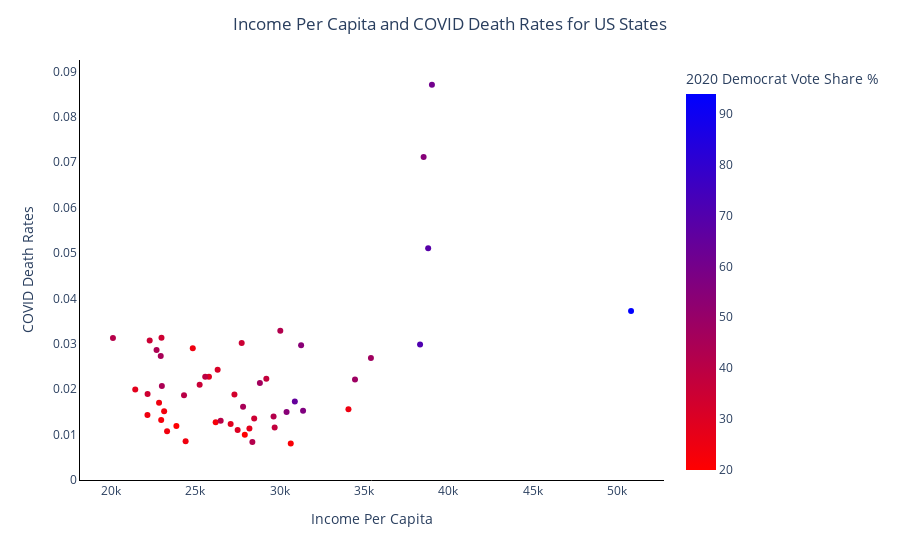

This figure's notebook cell:
### Code cell
# add bubble sizing with '% Δ in Dem. Votes'
# make another scatter plot next to it but with '% Δ in Rep. Votes'

fig = px.scatter(states_only, x='Income Per Capita', y='COVID Death Rates', color='2020 Democrat Vote Share %'
                , color_continuous_scale=px.colors.sequential.Bluered_r)
fig.layout.update(title_text='Income Per Capita and COVID Death Rates for US States', title_x = 0.5
                  ,showlegend=False, plot_bgcolor = "rgba(0,0,0,0)"
                  , xaxis = dict(showgrid = True, visible = True, linecolor="black")
                  , yaxis = dict(linecolor="black", showgrid=True, visible = True, rangemode = 'tozero'))
fig.show()

### Figure 1 — Plotly figure (JSON) as saved in the notebook; plotly's stock layout.template omitted (floating-point values rounded to 4 significant figures)
{"data": [{"hovertemplate": "Income Per Capita=%{x}<br>COVID Death Rates=%{y}<br>2020 Democrat Vote Share %=%{marker.color}<extra></extra>", "legendgroup": "", "marker": {"color": [34.21, 28.11, 43.65, 54.47, 41.75, 68.69, 94, 54.27, 35.7, 35.05, 64.85, 34.43, 24.09, 32.6, 29.12, 22.74, 24.52, 34.29, 60.88, 47.58, 46.87, 38.83, 37.68, 22.75, 41.21, 28.71, 40.35, 24.78, 19.88, 48.43, 54.94, 44.37, 27.75, 42.18, 31.12, 20.27, 40.39, 35.05, 71.13, 45.24, 29.66, 23.7, 24.53, 24.22, 37.38, 56.81, 45.22, 41.97, 24.31, 21.77], "coloraxis": "coloraxis", "symbol": "circle"}, "mode": "markers", "name": "", "orientation": "v", "showlegend": false, "type": "scatter", "x": [22180.0, 21450.0, 22710.0, 30420.0, 29650.0, 38810.0, 50832, 31280.0, 25270.0, 22310.0, 30910.0, 28500.0, 23335, 27330.0, 25820.0, 26220.0, 22170.0, 23000.0, 39030.0, 35420.0, 28840.0, 25600.0, 29710.0, 22990.0, 20130.0, 27100.0, 24340.0, 34080.0, 27940.0, 34470.0, 38540.0, 23030.0, 28220.0, 30050.0, 26330.0, 23890.0, 26510.0, 27760.0, 38330.0, 22960.0, 27520.0, 23160.0, 24860.0, 24430.0, 29220.0, 31390.0, 27840.0, 28390.0, 22860.0, 30670.0], "xaxis": "x", "y": [0.01892, 0.01996, 0.02864, 0.01498, 0.01397, 0.05102, 0.03719, 0.02969, 0.02096, 0.0307, 0.0173, 0.01353, 0.01072, 0.01881, 0.02273, 0.01271, 0.01433, 0.03135, 0.08704, 0.02686, 0.02136, 0.02276, 0.01159, 0.01321, 0.03128, 0.01234, 0.01868, 0.0156, 0.00995, 0.02215, 0.07113, 0.02068, 0.01135, 0.03288, 0.02428, 0.0119, 0.01308, 0.03019, 0.02986, 0.02731, 0.01101, 0.01515, 0.029, 0.008527, 0.02228, 0.01526, 0.01612, 0.008362, 0.01704, 0.008053], "yaxis": "y"}], "layout": {"coloraxis": {"colorbar": {"title": {"text": "2020 Democrat Vote Share %"}}, "colorscale": [[0, "rgb(255,0,0)"], [1, "rgb(0,0,255)"]]}, "legend": {"tracegroupgap": 0}, "margin": {"t": 60}, "plot_bgcolor": "rgba(0,0,0,0)", "showlegend": false, "title": {"text": "Income Per Capita and COVID Death Rates for US States", "x": 0.5}, "xaxis": {"anchor": "y", "domain": [0, 1], "linecolor": "black", "showgrid": true, "title": {"text": "Income Per Capita"}, "visible": true}, "yaxis": {"anchor": "x", "domain": [0, 1], "linecolor": "black", "rangemode": "tozero", "showgrid": true, "title": {"text": "COVID Death Rates"}, "visible": true}}}
